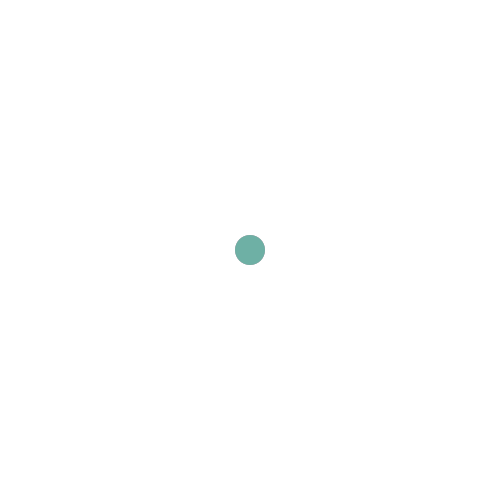
Frame 1 (no input)
Frame 60 (the mouse pressed at the canvas centre just before this capture): identical to frame 1, image omitted
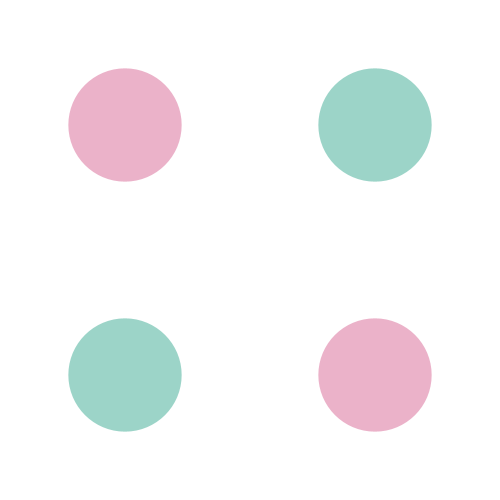
Frame 120 (the mouse held since frame 60 and released just before this capture)

The Processing sketch that drew these frames (run headless with seeded random() and noise(); from frame 60 on, the mouse is pressed at the canvas centre):

// Processing sketch: processing_164870
// ── processing_164870.pde

void setup() { 
  size(500, 500); 
  noStroke();
  smooth();
}
void draw() { 
  background(255);
  float x= mouseX;
  float y = mouseY;
  fill(#dd7ca3,150);
  float a=map(x,0,width,0,width/2);
  ellipse(width/2-a,height/2-a,30+x/3,30+x/3);
  ellipse(width/2+a,height/2+a,30+x/3,30+x/3);
  fill(#57b6a2,150);
  ellipse(width/2+a,height/2-a,30+x/3,30+x/3);
  ellipse(width/2-a,height/2+a,30+x/3,30+x/3);
}
 
